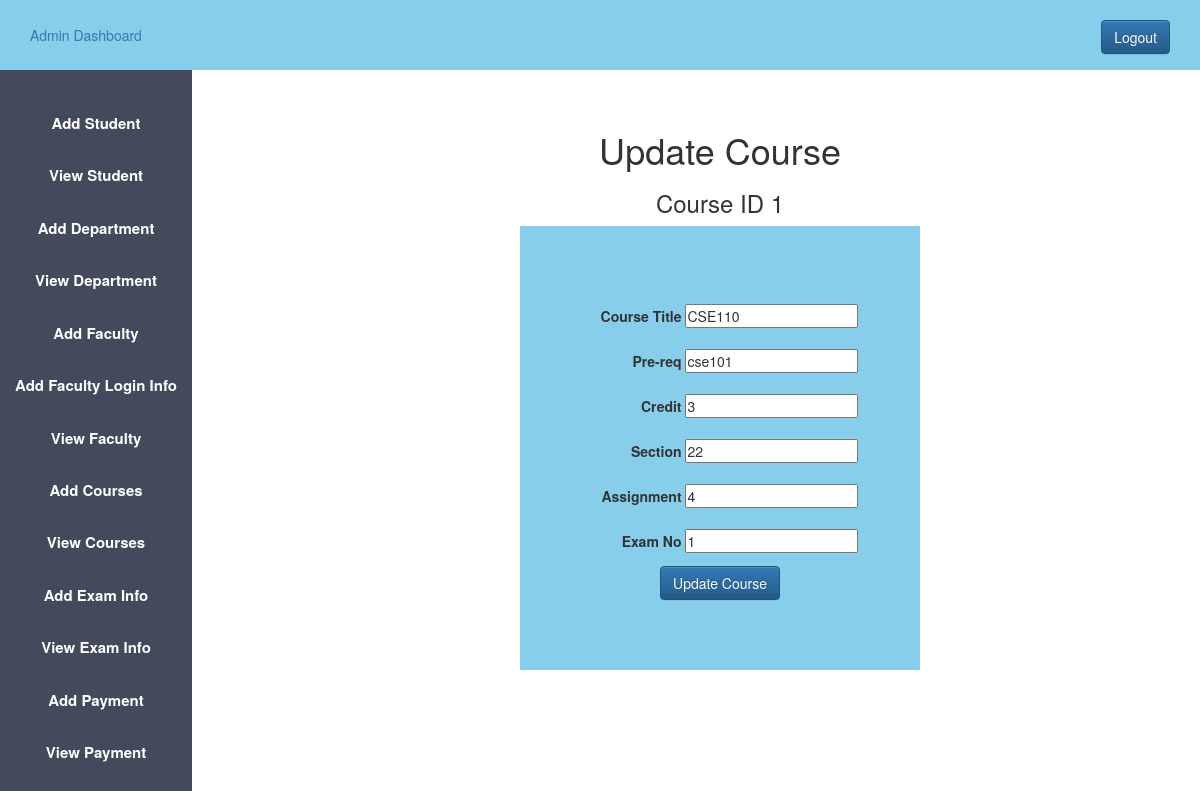
The page /admin_update_course.php?course_id=1 (signed in) on the database its author committed.
### tables this page shows
CREATE TABLE `course` (
  `c_id` int(11) NOT NULL,
  `c_title` varchar(50) DEFAULT NULL,
  `c_prereq` varchar(50) DEFAULT NULL,
  `c_credit` int(11) DEFAULT NULL,
  `c_sec` int(11) DEFAULT NULL,
  `c_ass` int(11) DEFAULT NULL,
  `exm_no` int(11) NOT NULL
);

### src/admin_update_course.php (the view, shortened to what this page needs)
<?php
    $host="localhost";
    $user="root";
    $password="";
    $db="370project";
    $data=mysqli_connect($host,$user,$password,$db);
    if($_GET['course_id']){
        $user_id = $_GET['course_id'];
        $sql = "SELECT * FROM course WHERE c_id='$user_id' ";
        $result = mysqli_query($data,$sql);
        $info=$result->fetch_assoc();
    }
?>
<!DOCTYPE html>
<html>
<head>
<?php
include "admin_css.php"
?>
</head>
<body>
	<?php
    include "admin_sidebar.php"
    ?>
	<div class="content">
        <center>
		<h1>Update Course</h1>
        <h3>Course ID <?php echo "{$info['c_id']}"; ?></h3>
		<div class="div_deg">
            <form action="#" method="POST">
                <div>
                    <label>Course Title</label>
                    <input type="text" name="ctitle" value="<?php echo "{$info['c_title']}"; ?>" >
                </div>
                <div>
                    <label>Pre-req</label>
                    <input type="text" name="prereq" value="<?php echo "{$info['c_prereq']}"; ?>" >
                </div>
                <div>
                    <label>Credit</label>
                    <input type="number" name="credit" value="<?php echo "{$info['c_credit']}"; ?>" >
                </div>
                <div>
                    <label>Section</label>
                    <input type="number" name="sec" value="<?php echo "{$info['c_sec']}"; ?>" >
                </div>
                <div>
                    <label>Assignment</label>
                    <input type="number" name="ass" value="<?php echo "{$info['c_ass']}"; ?>" >
                </div>
                <div>
                    <label>Exam No</label>
                    <input type="number" name="exmno" value="<?php echo "{$info['exm_no']}"; ?>" >
                </div>
                <div>
                    <input type="submit" class="btn btn-primary" name="update" value="Update Course" >
                </div>
            </form>
        </div>
        </center>
	</div>
</body>
</html>

### src/admin.css (style rules this page uses)
* { margin: 0px; padding: 0px; }
.content { margin-left: 20%; margin-top: 5%; }

### src/admin_update_course.php (style rules this page uses)
label { display: inline-block; text-align: right; width: 100px; padding-top: 10px; padding-bottom: 10px; }
.div_deg { background-color: skyblue; width: 400px; padding-top: 70px; padding-bottom: 70px; }

### rows shown on the page
course: c_id "1", ctitle "CSE110", prereq "cse101", credit "3", sec "22", ass "4", exmno "1"
